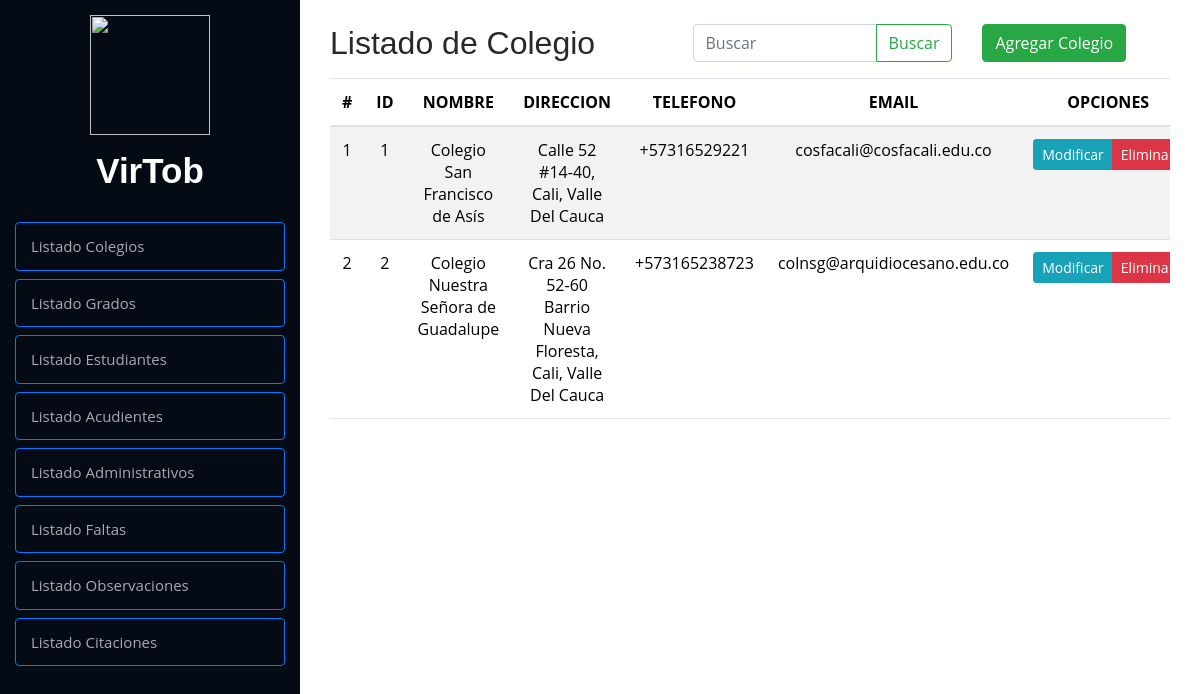
The app's page /crud/listaColegio/ (signed in) with its own data.
### Modulos/Observador/models.py (models this page shows, shortened)
class Colegio(models.Model):
    idColegio = models.AutoField(primary_key=True)
    nombre = models.CharField(max_length=50)
    direccion = models.CharField(max_length=100)
    telefono = models.CharField(max_length=13)
    email = models.EmailField(max_length=100)
    class Meta:
        verbose_name = 'Colegio'

### Modulos/Observador/views.py (the view, shortened to what this page needs)
# urls.py: path('listaColegio/', listaColegio, name='listaColegio'),
def listaColegio(request):
    if not request.session.get('isLogged', False):
        return redirect('login')
    if request.session.get('userType', False) != "directivo":
        return redirect('home')
    query = request.GET.get("buscar", "")  # Obtener el valor del input
    colegios = Colegio.objects.all()
    return render(request, "listas/colegios.html", {"colegio": colegios, "query": query, "userType": request.session.get('userType')})

### Modulos/Usuarios/context_processors.py (called while the page is built)
def session_variables(request):
    return {
        'isLogged': request.session.get('isLogged', None),
        'userId': request.session.get('userId', None),
        'userType': request.session.get('userType', None),
        'userNombre': request.session.get('userNombre', None)
    }

### Modulos/Observador/templates/listas/colegios.html (shortened to what this page needs)
{% extends "../index.html" %}
{% load static %}
        {% block contenido %}
        <div class="container py-4">
            <div class="row">
                <div class="col-md-12">
                    <div class="row">
                        <div class="col-5">
                            <h2>Listado de Colegio</h2>
                        </div>
                        <div class="col-4">
                            <form class="d-flex" method="GET">
                                <div class="input-group">
                                    <input type="text" class="form-control" placeholder="Buscar" name="buscar" value="{{ query }}"
                                        aria-label="Search">
                                    <button class="btn btn-outline-success" type="submit">Buscar</button>
                                </div>
                            </form>
                        </div>
                        <div class="col-3">
                            <a href="{% url 'agregarColegio' %}" class="btn btn-success">Agregar Colegio</a>
                        </div>
                    </div>
                    <div class="table-responsive">
                        <table class="table table-striped">
                            <thead>
                                <tr>
                                    <th>#</th>
                                    <th>ID</th>
                                    <th>NOMBRE</th>
                                    <th>DIRECCION</th>
                                    <th>TELEFONO</th>
                                    <th>EMAIL</th>
                                    <th>OPCIONES</th>
                                </tr>
                            </thead>
                            <tbody>
                                {% if colegio %}
                                {% for colegio in colegio %}
                                <tr>
                                    <td class="">{{ forloop.counter }}</td>
                                    <td class="">{{ colegio.idColegio }}</td>
                                    <td class="">{{ colegio.nombre }}</td>
                                    <td class="">{{ colegio.direccion }}</td>
                                    <td class="">{{ colegio.telefono }}</td>
                                    <td class="">{{ colegio.email }}</td>
                                    <td>
                                        <div class="btn-group btn-group-sm" role="group" aria-label="Basic example">
                                            <a href="{% url 'modificarColegio' colegio.idColegio %}"
                                                class="btn btn-info btn-sm">
                                                Modificar
                                            </a>
                                            <a href="#" onclick="eliminarColegio({{ colegio.idColegio }})"
                                                class="btn btn-danger btn-sm">
                                                Eliminar
                                            </a>
                                        </div>
                                    </td>
                                </tr>
                                {% endfor %}
                                {% else %}
                                <tr>
                                    <td colspan="7" class="text-center text-danger">⚠ No se encontraron resultados</td>
                                </tr>
                                {% endif %}
                            </tbody>
                        </table>
                    </div>
                </div>
            </div>
        </div>
        {% endblock %}

### observadorVirtual/static/css/style.css (style rules this page uses)
body { font-family: "Open Sans", sans-serif; color: #272829; }
a { color: #149ddd; }
h1, h2, h3, h4, h5, h6 { font-family: "Raleway", sans-serif; }
th, td { text-align: center; vertical-align: middle; }

### records on screen
Colegio: idColegio "1", nombre "Colegio San Francisco de Asís", direccion "Calle 52 #14-40, Cali, Valle Del Cauca", telefono "+57316529221", email "cosfacali@cosfacali.edu.co"
Colegio: idColegio "2", nombre "Colegio Nuestra Señora de Guadalupe", direccion "Cra 26 No. 52-60 Barrio Nueva Floresta, Cali, Valle Del Cauca", telefono "+573165238723", email "colnsg@arquidiocesano.edu.co"
